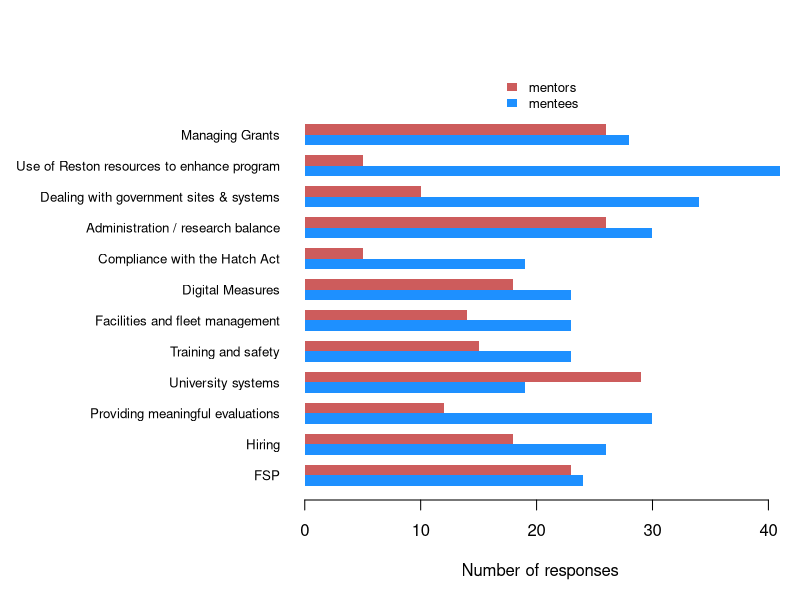
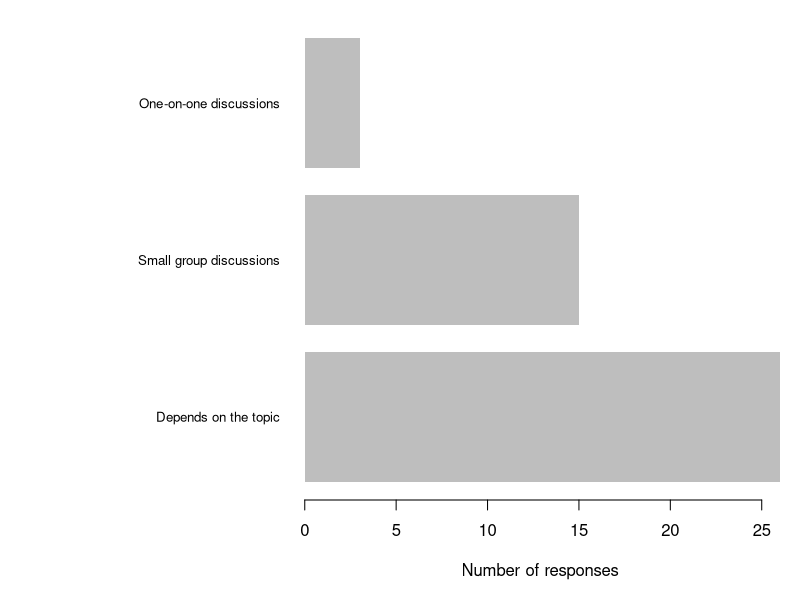
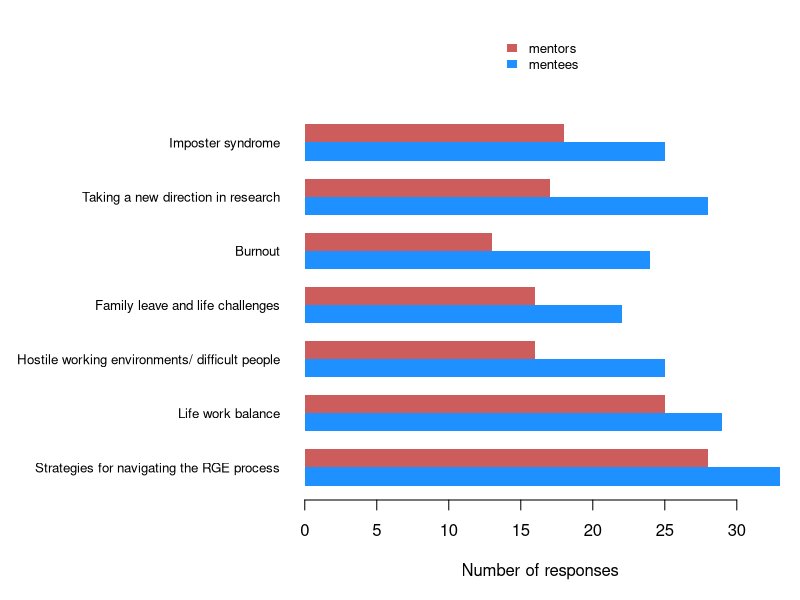
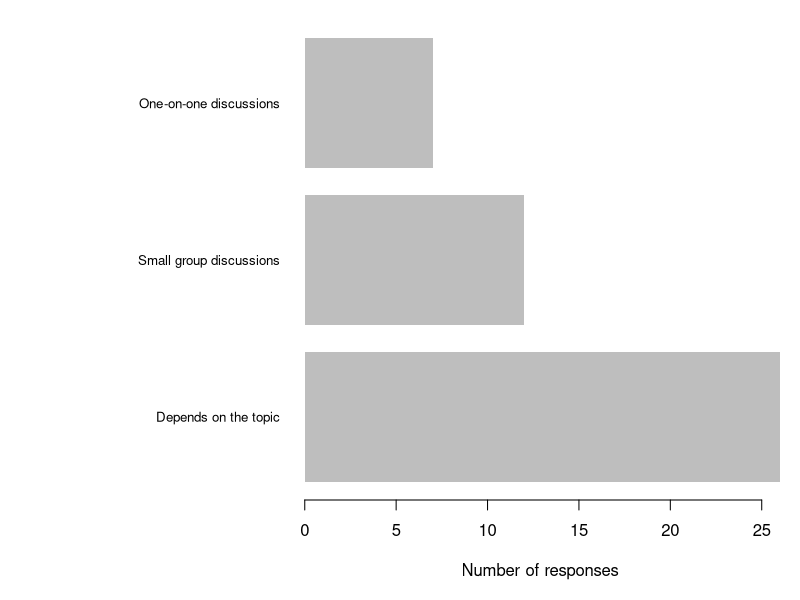
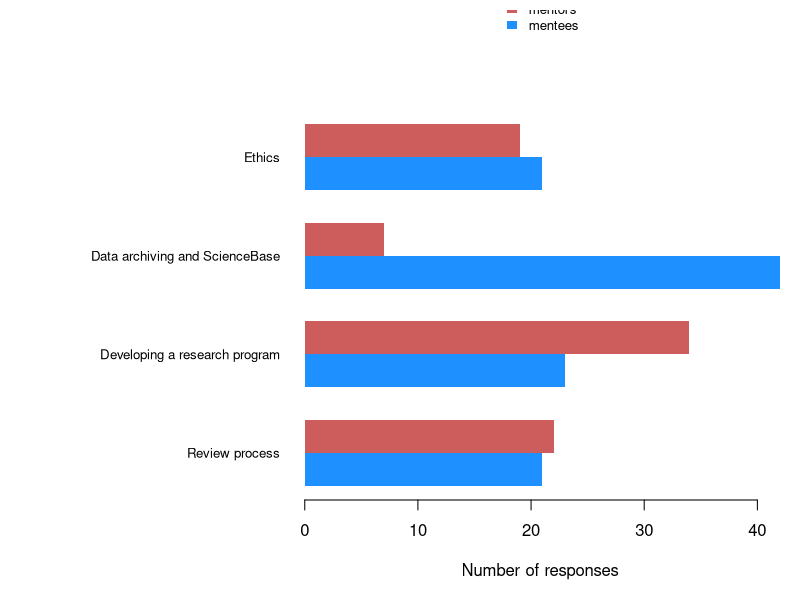
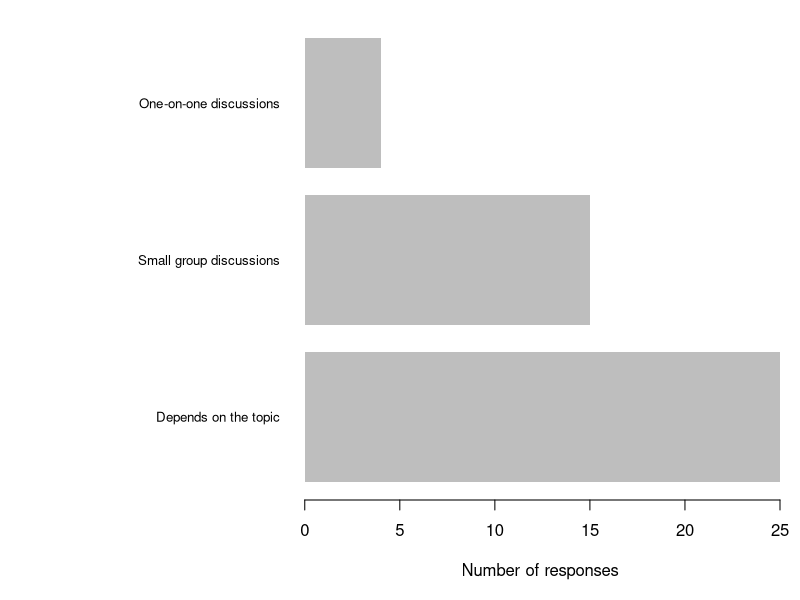
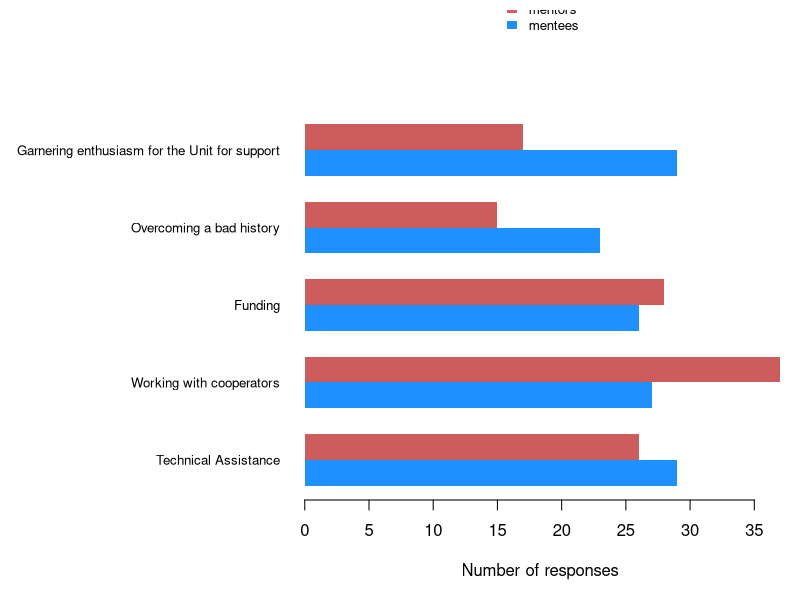
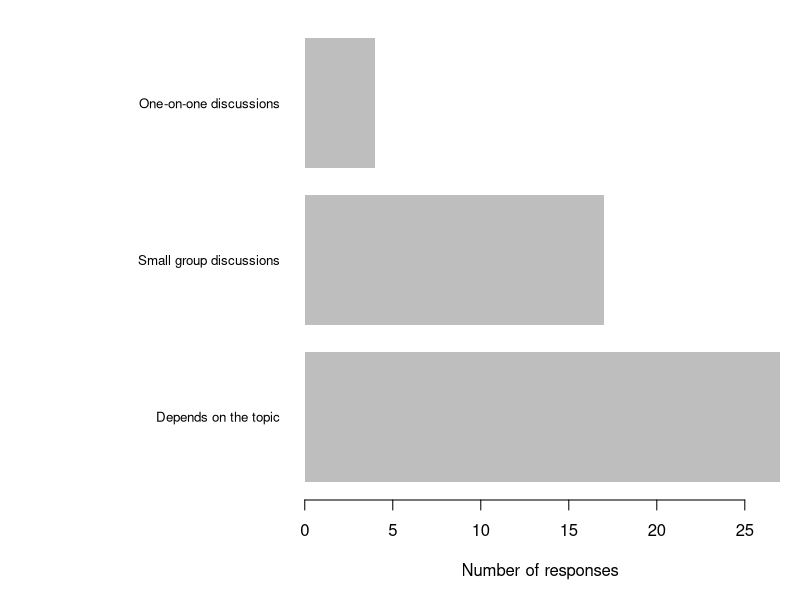

These charts were generated, in order, by the following R code:
## ---- chunk 1
options(width = 100)
knitr::opts_chunk$set(message = FALSE, warning = FALSE)
## ---- chunk 2
library(dplyr)
## ---- chunk 3
## load package
# library("knitcitations")
## clean out any existing .bib files
# cleanbib()
## set pandoc for formatting
# options("citation_format" = "pandoc")
## ---- chunk 4
data_raw <- readr::read_csv(here::here("data", "raw", "cru_peer_mentoring_survey.csv"))
## ---- chunk 5
## extract admin data
data_admin <- data_raw %>%
  select(starts_with("Administration"))
## ---- chunk 6
## admin responses
responses_admin <- data_admin %>%
  select(!contains("format")) %>%
  select(!contains("other topics"))

## number of mentees
mentees <- (responses_admin == "Mentee" | responses_admin == "Mentor;Mentee") %>%
  apply(2, sum, na.rm = TRUE)

## number of mentors
mentors <- (responses_admin == "Mentor" | responses_admin == "Mentor;Mentee") %>%
  apply(2, sum, na.rm = TRUE)

## matrix of data for plotting
data_plot <- rbind(mentees, mentors)

## list of topics
topics <- responses_admin %>%
  colnames() %>%
  sub(pattern = "(^.*\\[)(.*)(\\])", replacement = "\\2")

## plot response summary info
par(mai = c(0.9, 2.9, 1, 0.1),
    omi = rep(0.1, 4))
barplot(data_plot, beside = TRUE,
        col = c("dodgerblue", "indianred"), border = NA,
        names.arg = topics,
        legend.text = TRUE,
        args.legend = list(x = "top", inset = -0.1, bty = "n", border = NA,
                           xpd = TRUE, cex = 0.8),
        horiz = TRUE, las = 1, cex.names = 0.8,
        xlab = "Number of responses")
## ---- chunk 7
## other topics
other_topics_admin <- data_admin %>%
  select(contains("other topics")) %>%
  unique() %>%
  filter(`Administration topics [other topics]` != is.na(.)) %>%
  pull()

for (topics in other_topics_admin) {
    cat("*", topics, "\n\n")
}
## ---- chunk 8
## mentoring format
format_admin <- data_admin %>%
  select(contains("format"))

## mentoring format != depends
format_smry <- format_admin %>%
  table()
format_other <- format_smry %>%
  names()
other_idx <- format_other == "One-on-one discussions" | format_other == "Small group discussions"

## mentoring format summary
format_admin_smry <- c(format_smry[other_idx], sum(format_smry[-other_idx]))
names(format_admin_smry)[3] <- "Depends on the topic"

## plot response summary info
par(mai = c(0.9, 2.9, 0.1, 0.1),
    omi = rep(0.1, 4))
barplot(rev(format_admin_smry),
        border = NA,
        horiz = TRUE, las = 1, cex.names = 0.8,
        xlab = "Number of responses")

## ---- chunk 9
## extract career data
data_career <- data_raw %>%
  select(starts_with("Career"))
## ---- chunk 10
## admin responses
responses_career <- data_career %>%
  select(!contains("format")) %>%
  select(!contains("other topics"))

## number of mentees
mentees <- (responses_career == "Mentee" | responses_career == "Mentor;Mentee") %>%
  apply(2, sum, na.rm = TRUE)

## number of mentors
mentors <- (responses_career == "Mentor" | responses_career == "Mentor;Mentee") %>%
  apply(2, sum, na.rm = TRUE)

## matrix of data for plotting
data_plot <- rbind(mentees, mentors)

## list of topics
topics <- responses_career %>%
  colnames() %>%
  sub(pattern = "(^.*\\[)(.*)(\\])", replacement = "\\2")

## plot response summary info
par(mai = c(0.9, 2.9, 1, 0.1),
    omi = rep(0.1, 4))
barplot(data_plot, beside = TRUE,
        col = c("dodgerblue", "indianred"), border = NA,
        names.arg = topics,
        legend.text = TRUE,
        args.legend = list(x = "top", inset = -0.2, bty = "n", border = NA,
                           xpd = TRUE, cex = 0.8),
        horiz = TRUE, las = 1, cex.names = 0.8,
        xlab = "Number of responses")
## ---- chunk 11
## other topics
other_topics_career <- data_career %>%
  select(contains("other topics")) %>%
  unique() %>%
  filter(`Career Building [other topics]` != is.na(.)) %>%
  pull()

for (topics in other_topics_career) {
    cat("*", topics, "\n\n")
}
## ---- chunk 12
## mentoring format
format_career <- data_career %>%
  select(contains("format"))

## mentoring format != depends
format_smry <- format_career %>%
  table()
format_other <- format_smry %>%
  names()
other_idx <- format_other == "One-on-one discussions" | format_other == "Small group discussions"

## mentoring format summary
format_career_smry <- c(format_smry[other_idx], sum(format_smry[-other_idx]))
names(format_career_smry)[3] <- "Depends on the topic"

## plot response summary info
par(mai = c(0.9, 2.9, 0.1, 0.1),
    omi = rep(0.1, 4))
barplot(rev(format_career_smry),
        border = NA,
        horiz = TRUE, las = 1, cex.names = 0.8,
        xlab = "Number of responses")

## ---- chunk 13
## extract research data
data_research <- data_raw %>%
  select(starts_with("Conducting"))
## ---- chunk 14
## research responses
responses_research <- data_research %>%
  select(!contains("format")) %>%
  select(!contains("other topics"))

## number of mentees
mentees <- (responses_research == "Mentee" | responses_research == "Mentor;Mentee") %>%
  apply(2, sum, na.rm = TRUE)

## number of mentors
mentors <- (responses_research == "Mentor" | responses_research == "Mentor;Mentee") %>%
  apply(2, sum, na.rm = TRUE)

## matrix of data for plotting
data_plot <- rbind(mentees, mentors)

## list of topics
topics <- responses_research %>%
  colnames() %>%
  sub(pattern = "(^.*\\[)(.*)(\\])", replacement = "\\2")

## plot response summary info
par(mai = c(0.9, 2.9, 1, 0.1),
    omi = rep(0.1, 4))
barplot(data_plot, beside = TRUE,
        col = c("dodgerblue", "indianred"), border = NA,
        names.arg = topics,
        legend.text = TRUE,
        args.legend = list(x = "top", inset = -0.3, bty = "n", border = NA,
                           xpd = TRUE, cex = 0.8),
        horiz = TRUE, las = 1, cex.names = 0.8,
        xlab = "Number of responses")
## ---- chunk 15
## other topics
other_topics_research <- data_research %>%
  select(contains("other topics")) %>%
  unique() %>%
  filter(`Conducting Research [other topics]` != is.na(.)) %>%
  pull()

for (topics in other_topics_research) {
    cat("*", topics, "\n\n")
}
## ---- chunk 16
## mentoring format
format_research <- data_research %>%
  select(contains("format"))

## mentoring format != depends
format_smry <- format_research %>%
  table()
format_other <- format_smry %>%
  names()
other_idx <- format_other == "One-on-one discussions" | format_other == "Small group discussions"

## mentoring format summary
format_research_smry <- c(format_smry[other_idx], sum(format_smry[-other_idx]))
names(format_research_smry)[3] <- "Depends on the topic"

## plot response summary info
par(mai = c(0.9, 2.9, 0.1, 0.1),
    omi = rep(0.1, 4))
barplot(rev(format_research_smry),
        border = NA,
        horiz = TRUE, las = 1, cex.names = 0.8,
        xlab = "Number of responses")

## ---- chunk 17
## extract partners data
data_partners <- data_raw %>%
  select(starts_with("Coordination"))
## ---- chunk 18
## partners responses
responses_partners <- data_partners %>%
  select(!contains("format")) %>%
  select(!contains("other topics"))

## number of mentees
mentees <- (responses_partners == "Mentee" | responses_partners == "Mentor;Mentee") %>%
  apply(2, sum, na.rm = TRUE)

## number of mentors
mentors <- (responses_partners == "Mentor" | responses_partners == "Mentor;Mentee") %>%
  apply(2, sum, na.rm = TRUE)

## matrix of data for plotting
data_plot <- rbind(mentees, mentors)

## list of topics
topics <- responses_partners %>%
  colnames() %>%
  sub(pattern = "(^.*\\[)(.*)(\\])", replacement = "\\2")

## plot response summary info
par(mai = c(0.9, 2.9, 1, 0.1),
    omi = rep(0.1, 4))
barplot(data_plot, beside = TRUE,
        col = c("dodgerblue", "indianred"), border = NA,
        names.arg = topics,
        legend.text = TRUE,
        args.legend = list(x = "top", inset = -0.3, bty = "n", border = NA,
                           xpd = TRUE, cex = 0.8),
        horiz = TRUE, las = 1, cex.names = 0.8,
        xlab = "Number of responses")
## ---- chunk 19
## other topics
other_topics_partners <- data_partners %>%
  select(contains("other topics")) %>%
  unique() %>%
  filter(`Coordination with partners [other topics]` != is.na(.)) %>%
  pull()

for (topics in other_topics_partners) {
    cat("*", topics, "\n\n")
}
## ---- chunk 20
## mentoring format
format_partners <- data_partners %>%
  select(contains("format"))

## mentoring format != depends
format_smry <- format_partners %>%
  table()
format_other <- format_smry %>%
  names()
other_idx <- format_other == "One-on-one discussions" | format_other == "Small group discussions"

## mentoring format summary
format_partners_smry <- c(format_smry[other_idx], sum(format_smry[-other_idx]))
names(format_partners_smry)[3] <- "Depends on the topic"

## plot response summary info
par(mai = c(0.9, 2.9, 0.1, 0.1),
    omi = rep(0.1, 4))
barplot(rev(format_partners_smry),
        border = NA,
        horiz = TRUE, las = 1, cex.names = 0.8,
        xlab = "Number of responses")

## ---- chunk 21
## extract lab data
data_lab <- data_raw %>%
  select(starts_with("Lab"))
## ---- chunk 22
## lab responses
responses_lab <- data_lab %>%
  select(!contains("format")) %>%
  select(!contains("other topics"))

## number of mentees
mentees <- (responses_lab == "Mentee" | responses_lab == "Mentor;Mentee") %>%
  apply(2, sum, na.rm = TRUE)

## number of mentors
mentors <- (responses_lab == "Mentor" | responses_lab == "Mentor;Mentee") %>%
  apply(2, sum, na.rm = TRUE)

## matrix of data for plotting
data_plot <- rbind(mentees, mentors)

## list of topics
topics <- responses_lab %>%
  colnames() %>%
  sub(pattern = "(^.*\\[)(.*)(\\])", replacement = "\\2") %>%
  sub(pattern = "(local high schools, mentoring programs, etc.) ",
      replacement = "", fixed = TRUE)

## plot response summary info
par(mai = c(0.9, 3.9, 1, 0.1),
    omi = rep(0.1, 4))
barplot(data_plot, beside = TRUE,
        col = c("dodgerblue", "indianred"), border = NA,
        names.arg = topics,
        legend.text = TRUE,
        args.legend = list(x = "top", inset = -0.2, bty = "n", border = NA,
                           xpd = TRUE, cex = 0.8),
        horiz = TRUE, las = 1, cex.names = 0.8,
        xlab = "Number of responses")
## ---- chunk 23
## other topics
other_topics_lab <- data_lab %>%
  select(contains("other topics")) %>%
  unique() %>%
  filter(`Lab Management [other topics]` != is.na(.)) %>%
  pull()

for (topics in other_topics_lab) {
    cat("*", topics, "\n\n")
}
## ---- chunk 24
## mentoring format
format_lab <- data_lab %>%
  select(contains("format"))

## mentoring format != depends
format_smry <- format_lab %>%
  table()
format_other <- format_smry %>%
  names()
other_idx <- format_other == "One-on-one discussions" | format_other == "Small group discussions"

## mentoring format summary
format_lab_smry <- c(format_smry[other_idx], sum(format_smry[-other_idx]))
names(format_lab_smry)[3] <- "Depends on the topic"

## plot response summary info
par(mai = c(0.9, 2.9, 0.1, 0.1),
    omi = rep(0.1, 4))
barplot(rev(format_lab_smry),
        border = NA,
        horiz = TRUE, las = 1, cex.names = 0.8,
        xlab = "Number of responses")
